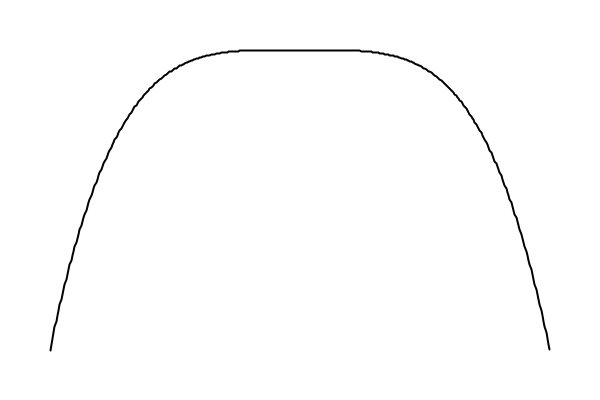
Frame 1 (no input)
Frame 2 (the mouse pressed at the canvas centre, redrawn once): identical to frame 1, image omitted

The Processing sketch that drew this single still picture (run headless with seeded random() and noise(); the mouse was pressed at the canvas centre and the sketch redrawn once):

// Processing sketch: sketch_4
// ── sketch_4.pde
void setup() {
  size(600, 400);
  smooth();
  background(255);
  noLoop();
}

void draw() {
  background(255);

  //plotting settings
  float xMin = -1;
  float xMax =  1;

  //scale
  float margin = 50;
  float plotW = width - 2*margin;
  float plotH = height - 2*margin;

  stroke(0);
  strokeWeight(2);
  noFill();

  beginShape();
  for (float x = xMin; x <= xMax; x += 0.005) {
    float y = 1 - pow(x, 4);   // y = 1 - x^4

    //map x from [-1,1] to screen X
    float sx = map(x, xMin, xMax, margin, margin + plotW);

    //y range is [0,1], map to screen Y 
    float sy = map(y, 0, 1, margin + plotH, margin);

    vertex(sx, sy);
  }
  endShape();
}
